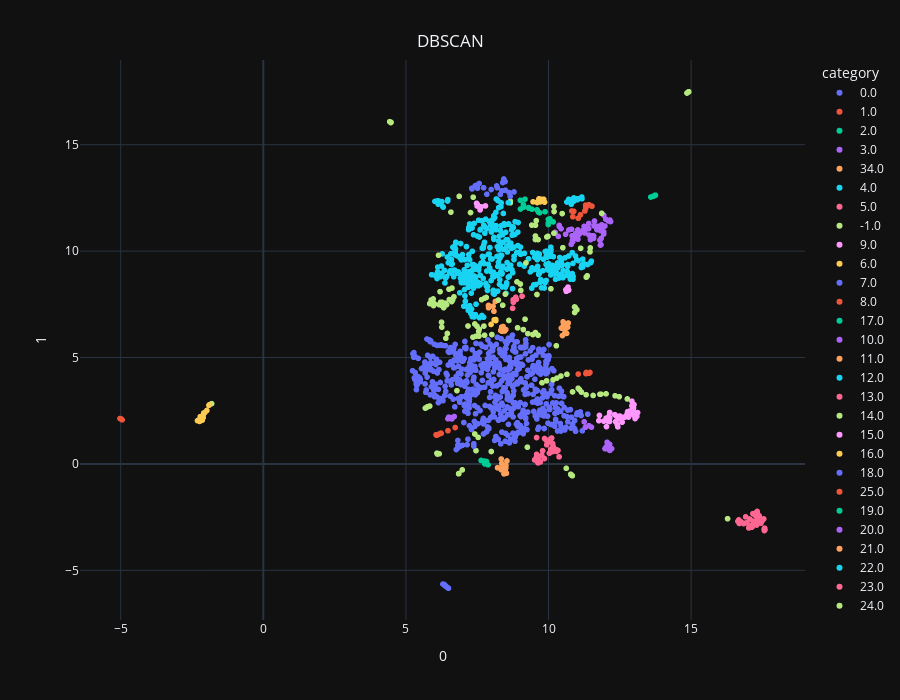

Source (notebook cell):
### Code cell
build_scatter_2d(df, projections, 'DBSCAN')

### Figure 1 — Plotly figure (JSON) as saved in the notebook; plotly's stock layout.template omitted (floating-point values rounded to 4 significant figures; data arrays with more than 128 entries replaced by an {"elided": "..."} marker saying what was removed)
{"data": [{"hovertemplate": "category=0.0<br>0=%{x}<br>1=%{y}<extra></extra>", "legendgroup": "0.0", "marker": {"color": "#636efa", "symbol": "circle"}, "mode": "markers", "name": "0.0", "showlegend": true, "type": "scattergl", "x": {"elided": "552 float values"}, "xaxis": "x", "y": {"elided": "552 float values"}, "yaxis": "y"}, {"hovertemplate": "category=1.0<br>0=%{x}<br>1=%{y}<extra></extra>", "legendgroup": "1.0", "marker": {"color": "#EF553B", "symbol": "circle"}, "mode": "markers", "name": "1.0", "showlegend": true, "type": "scattergl", "x": [11.31, 11.41, 11.35, 11.45, 11.42, 11.04, 11.32], "xaxis": "x", "y": [4.243, 4.258, 4.264, 4.298, 4.26, 4.223, 4.297], "yaxis": "y"}, {"hovertemplate": "category=2.0<br>0=%{x}<br>1=%{y}<extra></extra>", "legendgroup": "2.0", "marker": {"color": "#00cc96", "symbol": "circle"}, "mode": "markers", "name": "2.0", "showlegend": true, "type": "scattergl", "x": [7.825, 7.881, 7.745, 7.767, 7.636], "xaxis": "x", "y": [0.1133, -0.04106, 0.1359, -9.985e-05, 0.1625], "yaxis": "y"}, {"hovertemplate": "category=3.0<br>0=%{x}<br>1=%{y}<extra></extra>", "legendgroup": "3.0", "marker": {"color": "#ab63fa", "symbol": "circle"}, "mode": "markers", "name": "3.0", "showlegend": true, "type": "scattergl", "x": [10.94, 11.58, 11.52, 11.27, 11.04, 11.03, 11.6, 10.85, 10.6, 11.58, 10.37, 11.08, 11.93, 11.03, 11.27, 11.76, 11.8, 11.61, 12.15, 10.23, 12.1, 11.93, 11.01, 11.7, 10.83, 11.47, 10.95, 10.84, 11.25, 11.87, 11.84, 11.61, 11.87, 12.17, 10.9, 10.81, 11.84, 11.41, 11.42, 11.41, 10.38, 10.34, 10.84, 11.98, 11.82, 10.71, 12.01, 11.93, 10.8, 10.44, 11.72, 11.82, 11.12, 11.23], "xaxis": "x", "y": [10.64, 10.72, 10.72, 10.85, 10.87, 10.56, 11.19, 10.44, 10.79, 10.6, 11.21, 10.8, 11.69, 11.0, 10.87, 11.16, 10.52, 11.18, 11.46, 10.88, 11.42, 10.8, 10.81, 11.0, 10.72, 10.54, 10.82, 10.5, 11.16, 11.24, 10.6, 11.41, 11.12, 11.39, 10.64, 11.03, 10.3, 11.06, 10.75, 11.3, 11.16, 10.69, 10.7, 11.18, 10.28, 10.99, 11.5, 10.91, 10.32, 11.05, 11.16, 10.96, 10.87, 10.99], "yaxis": "y"}, {"hovertemplate": "category=34.0<br>0=%{x}<br>1=%{y}<extra></extra>", "legendgroup": "34.0", "marker": {"color": "#FFA15A", "symbol": "circle"}, "mode": "markers", "name": "34.0", "showlegend": true, "type": "scattergl", "x": [8.136, 8.086, 7.896, 7.898, 8.055], "xaxis": "x", "y": [7.636, 7.172, 7.448, 7.339, 7.411], "yaxis": "y"}, {"hovertemplate": "category=4.0<br>0=%{x}<br>1=%{y}<extra></extra>", "legendgroup": "4.0", "marker": {"color": "#19d3f3", "symbol": "circle"}, "mode": "markers", "name": "4.0", "showlegend": true, "type": "scattergl", "x": {"elided": "343 float values"}, "xaxis": "x", "y": {"elided": "343 float values"}, "yaxis": "y"}, {"hovertemplate": "category=5.0<br>0=%{x}<br>1=%{y}<extra></extra>", "legendgroup": "5.0", "marker": {"color": "#FF6692", "symbol": "circle"}, "mode": "markers", "name": "5.0", "showlegend": true, "type": "scattergl", "x": [17.34, 17.22, 17.02, 17.45, 16.69, 17.55, 17.32, 17.23, 17.05, 17.35, 17.07, 17.2, 17.24, 17.57, 16.67, 17.26, 17.14, 17.32, 17.17, 16.87, 16.91, 16.68, 17.56, 17.39, 16.84, 17.14, 17.32, 17.3, 16.95, 17.59, 17.26, 17.24, 16.64, 17.05, 17.58, 17.59, 17.29, 16.75, 17.5], "xaxis": "x", "y": [-2.725, -2.693, -3.008, -2.783, -2.798, -2.583, -2.594, -2.724, -2.588, -2.449, -2.612, -2.752, -2.401, -3.132, -2.629, -2.315, -2.923, -2.232, -2.336, -2.788, -2.487, -2.721, -3.063, -2.436, -2.803, -2.969, -2.304, -2.872, -2.769, -3.066, -2.399, -2.325, -2.698, -2.9, -3.018, -3.089, -2.453, -2.722, -2.666], "yaxis": "y"}, {"hovertemplate": "category=-1.0<br>0=%{x}<br>1=%{y}<extra></extra>", "legendgroup": "-1.0", "marker": {"color": "#B6E880", "symbol": "circle"}, "mode": "markers", "name": "-1.0", "showlegend": true, "type": "scattergl", "x": [9.178, 7.36, 10.5, 9.635, 9.942, 7.178, 11.45, 8.896, 9.118, 5.719, 10.16, 9.014, 6.578, 4.468, 9.596, 11.8, 9.542, 6.615, 14.88, 9.413, 11.46, 9.276, 9.259, 5.833, 11.36, 8.394, 9.543, 12.48, 6.197, 10.84, 12.76, 7.416, 10.48, 7.533, 11.32, 6.401, 6.098, 7.994, 10.79, 9.542, 11.87, 9.772, 10.91, 6.855, 10.78, 9.981, 9.541, 14.86, 9.028, 11.13, 12.02, 6.869, 10.99, 7.757, 4.478, 6.789, 10.19, 11.04, 10.62, 14.92, 10.92, 12.33, 6.105, 8.659, 8.915, 4.474, 10.19, 10.44, 9.452, 9.21, 6.259, 7.458, 8.244, 10.08, 10.84, 9.635, 7.265, 6.511, 10.93, 11.32, 8.663, 11.15, 6.452, 10.27, 6.977, 10.65, 10.82, 10.29, 16.28, 6.249, 4.432, 7.656, 11.83, 14.92, 6.144, 11.09, 10.19, 11.33, 6.859, 8.61, 5.76, 11.56, 6.167, 8.487, 9.57, 6.849, 5.682, 9.932, 7.818, -1.812, 6.089], "xaxis": "x", "y": [6.8, 12.53, 10.16, 10.54, 10.67, 6.481, 9.964, 8.556, 6.312, 2.651, 3.952, 8.453, 11.83, 16.04, 7.961, 3.273, 6.173, 8.263, 17.46, 11.22, 10.15, 6.122, 0.7863, 2.719, 8.84, 7.456, 11.22, 3.158, 8.095, -0.5542, 3.054, 1.406, 11.76, 1.247, 8.778, 5.906, 0.48, 0.5836, -0.4983, 10.71, 11.78, 3.814, 7.376, -0.4518, -0.4871, 10.69, 10.55, 17.43, 8.153, 10.14, 3.293, 12.57, 7.245, 7.787, 16.05, 3.442, 12.1, 3.554, -0.2066, 17.49, 7.116, 3.203, 0.463, 12.27, 6.397, 16.05, 10.84, 4.131, 6.079, 9.446, 6.427, 0.6251, 7.699, 8.231, 3.385, 6.048, 11.81, 8.211, 7.356, 3.25, 12.34, 3.375, 6.131, 5.552, -0.2794, 4.211, -0.5431, 4.033, -2.573, 6.661, 16.08, 7.719, 3.28, 17.49, 9.808, 3.489, 11.86, 8.782, -0.4528, 6.742, 2.69, 3.217, 0.4753, 7.978, 11.43, -0.4645, 2.622, 3.904, 7.822, 2.832, 0.5044], "yaxis": "y"}, {"hovertemplate": "category=9.0<br>0=%{x}<br>1=%{y}<extra></extra>", "legendgroup": "9.0", "marker": {"color": "#FF97FF", "symbol": "circle"}, "mode": "markers", "name": "9.0", "showlegend": true, "type": "scattergl", "x": [12.03, 12.14, 12.98, 12.66, 12.74, 12.84, 12.43, 12.02, 12.58, 12.84, 12.77, 12.92, 13.1, 12.92, 11.94, 11.77, 12.77, 13.12, 12.08, 13.04, 12.77, 12.5, 12.33, 12.35, 12.63, 12.15, 12.81, 12.89, 12.08, 12.37, 13.0, 12.41, 12.12, 11.79, 12.14, 12.47, 12.75, 12.13, 12.98, 12.93, 12.97], "xaxis": "x", "y": [1.753, 1.994, 2.63, 2.188, 2.241, 2.48, 1.741, 2.15, 1.962, 2.397, 2.453, 2.943, 2.242, 2.733, 2.01, 2.033, 2.302, 2.413, 2.014, 2.132, 2.413, 2.251, 2.312, 1.987, 2.199, 2.163, 2.203, 2.493, 2.084, 2.25, 2.787, 1.861, 2.236, 2.278, 2.417, 2.124, 2.305, 2.193, 2.297, 2.386, 2.552], "yaxis": "y"}, {"hovertemplate": "category=6.0<br>0=%{x}<br>1=%{y}<extra></extra>", "legendgroup": "6.0", "marker": {"color": "#FECB52", "symbol": "circle"}, "mode": "markers", "name": "6.0", "showlegend": true, "type": "scattergl", "x": [-1.98, -2.307, -2.142, -2.109, -2.139, -2.216, -2.208, -2.111, -1.906, -2.213, -2.235, -2.048, -1.892, -2.156, -2.2, -2.091], "xaxis": "x", "y": [2.512, 2.033, 2.247, 2.297, 2.06, 2.178, 2.195, 2.174, 2.756, 2.218, 1.998, 2.416, 2.778, 2.168, 2.184, 2.389], "yaxis": "y"}, {"hovertemplate": "category=7.0<br>0=%{x}<br>1=%{y}<extra></extra>", "legendgroup": "7.0", "marker": {"color": "#636efa", "symbol": "circle"}, "mode": "markers", "name": "7.0", "showlegend": true, "type": "scattergl", "x": [8.365, 7.509, 7.99, 8.433, 7.473, 8.619, 8.312, 8.79, 8.393, 8.431, 8.183, 7.317, 7.839, 8.203, 8.449, 7.431, 7.725, 8.476, 7.497, 7.569, 8.489, 8.656, 7.454, 7.31], "xaxis": "x", "y": [12.84, 12.96, 12.89, 13.39, 13.09, 12.75, 12.67, 12.78, 13.22, 13.3, 13.06, 12.92, 12.67, 12.98, 13.27, 13.07, 12.98, 13.27, 13.01, 13.18, 12.86, 12.57, 13.05, 12.96], "yaxis": "y"}, {"hovertemplate": "category=8.0<br>0=%{x}<br>1=%{y}<extra></extra>", "legendgroup": "8.0", "marker": {"color": "#EF553B", "symbol": "circle"}, "mode": "markers", "name": "8.0", "showlegend": true, "type": "scattergl", "x": [6.475, 6.081, 6.145, 6.057, 6.727, 6.074, 6.224, 6.235, 6.225], "xaxis": "x", "y": [1.562, 1.349, 1.392, 1.369, 1.71, 1.353, 1.434, 1.436, 1.449], "yaxis": "y"}, {"hovertemplate": "category=17.0<br>0=%{x}<br>1=%{y}<extra></extra>", "legendgroup": "17.0", "marker": {"color": "#00cc96", "symbol": "circle"}, "mode": "markers", "name": "17.0", "showlegend": true, "type": "scattergl", "x": [9.174, 9.31, 9.125, 9.879, 9.685, 9.416, 9.013, 9.644, 9.017, 9.303, 9.123, 9.598], "xaxis": "x", "y": [12.44, 12.02, 12.06, 11.85, 11.8, 11.97, 12.39, 11.84, 11.98, 12.05, 12.18, 11.94], "yaxis": "y"}, {"hovertemplate": "category=10.0<br>0=%{x}<br>1=%{y}<extra></extra>", "legendgroup": "10.0", "marker": {"color": "#ab63fa", "symbol": "circle"}, "mode": "markers", "name": "10.0", "showlegend": true, "type": "scattergl", "x": [12.11, 12.14, 12.11, 12.13, 12.21, 11.98, 12.06, 12.13, 12.15, 12.02], "xaxis": "x", "y": [0.6871, 0.9207, 0.7119, 0.9261, 0.7173, 0.7171, 1.017, 0.8359, 0.6373, 0.7964], "yaxis": "y"}, {"hovertemplate": "category=11.0<br>0=%{x}<br>1=%{y}<extra></extra>", "legendgroup": "11.0", "marker": {"color": "#FFA15A", "symbol": "circle"}, "mode": "markers", "name": "11.0", "showlegend": true, "type": "scattergl", "x": [8.381, 8.456, 8.504, 8.523, 8.343, 8.36, 8.543, 8.508, 8.44, 8.429, 8.346, 8.477, 8.213], "xaxis": "x", "y": [-0.1657, -0.4242, -0.1942, -0.4377, 0.2307, 0.01664, 0.1402, -0.08553, -0.4675, -0.1359, -0.275, -0.3343, -0.179], "yaxis": "y"}, {"hovertemplate": "category=12.0<br>0=%{x}<br>1=%{y}<extra></extra>", "legendgroup": "12.0", "marker": {"color": "#19d3f3", "symbol": "circle"}, "mode": "markers", "name": "12.0", "showlegend": true, "type": "scattergl", "x": [6.309, 6.174, 6.291, 6.119, 6.259, 6.46, 6.472, 6.018, 6.14, 6.133, 6.065], "xaxis": "x", "y": [12.07, 12.34, 12.09, 12.37, 12.33, 12.35, 12.42, 12.34, 12.22, 12.21, 12.34], "yaxis": "y"}, {"hovertemplate": "category=13.0<br>0=%{x}<br>1=%{y}<extra></extra>", "legendgroup": "13.0", "marker": {"color": "#FF6692", "symbol": "circle"}, "mode": "markers", "name": "13.0", "showlegend": true, "type": "scattergl", "x": [9.938, 10.33, 9.583, 9.637, 10.03, 10.16, 9.765, 9.56, 9.858, 10.08, 9.919, 9.582, 9.641, 10.15, 9.995, 10.22, 10.07, 10.37, 9.513, 10.08, 9.793, 10.15, 9.645, 9.631, 9.862, 10.11, 9.715, 10.28, 10.27], "xaxis": "x", "y": [0.8999, 0.6346, 0.4504, 0.05082, 0.5064, 0.8258, 0.3967, 0.2691, 0.2515, 0.6838, 1.12, 1.238, 0.145, 0.9528, 1.03, 0.6235, 1.164, 0.3344, 0.1874, 1.162, 0.6165, 0.5823, 0.2268, 0.05646, 1.193, 1.216, 0.09343, 0.5863, 0.6735], "yaxis": "y"}, {"hovertemplate": "category=14.0<br>0=%{x}<br>1=%{y}<extra></extra>", "legendgroup": "14.0", "marker": {"color": "#B6E880", "symbol": "circle"}, "mode": "markers", "name": "14.0", "showlegend": true, "type": "scattergl", "x": [7.492, 7.562, 7.351, 7.57, 7.758, 7.551, 7.735, 8.015, 7.449, 7.416, 7.552], "xaxis": "x", "y": [6.471, 6.005, 5.957, 6.328, 6.049, 6.228, 6.477, 6.078, 5.996, 6.576, 6.014], "yaxis": "y"}, {"hovertemplate": "category=15.0<br>0=%{x}<br>1=%{y}<extra></extra>", "legendgroup": "15.0", "marker": {"color": "#FF97FF", "symbol": "circle"}, "mode": "markers", "name": "15.0", "showlegend": true, "type": "scattergl", "x": [10.62, 10.61, 10.62, 10.68, 10.71], "xaxis": "x", "y": [8.11, 8.188, 8.17, 8.309, 8.169], "yaxis": "y"}, {"hovertemplate": "category=16.0<br>0=%{x}<br>1=%{y}<extra></extra>", "legendgroup": "16.0", "marker": {"color": "#FECB52", "symbol": "circle"}, "mode": "markers", "name": "16.0", "showlegend": true, "type": "scattergl", "x": [9.636, 9.741, 9.708, 9.606, 9.862, 9.458, 9.831, 9.665], "xaxis": "x", "y": [12.34, 12.44, 12.31, 12.28, 12.3, 12.32, 12.43, 12.46], "yaxis": "y"}, {"hovertemplate": "category=18.0<br>0=%{x}<br>1=%{y}<extra></extra>", "legendgroup": "18.0", "marker": {"color": "#636efa", "symbol": "circle"}, "mode": "markers", "name": "18.0", "showlegend": true, "type": "scattergl", "x": [6.415, 6.458, 6.376, 6.492, 6.342, 6.297, 6.352, 6.393], "xaxis": "x", "y": [-5.762, -5.808, -5.718, -5.842, -5.663, -5.647, -5.698, -5.744], "yaxis": "y"}, {"hovertemplate": "category=25.0<br>0=%{x}<br>1=%{y}<extra></extra>", "legendgroup": "25.0", "marker": {"color": "#EF553B", "symbol": "circle"}, "mode": "markers", "name": "25.0", "showlegend": true, "type": "scattergl", "x": [10.89, 10.82, 11.3, 11.28, 11.04, 11.52, 10.85, 11.42, 11.52, 11.34, 11.31, 11.12], "xaxis": "x", "y": [11.87, 11.88, 12.16, 11.89, 11.55, 12.11, 11.62, 12.18, 12.11, 12.12, 12.02, 11.71], "yaxis": "y"}, {"hovertemplate": "category=19.0<br>0=%{x}<br>1=%{y}<extra></extra>", "legendgroup": "19.0", "marker": {"color": "#00cc96", "symbol": "circle"}, "mode": "markers", "name": "19.0", "showlegend": true, "type": "scattergl", "x": [9.991, 9.998, 10.16, 10.05, 9.995], "xaxis": "x", "y": [11.25, 11.33, 11.37, 11.51, 11.49], "yaxis": "y"}, {"hovertemplate": "category=20.0<br>0=%{x}<br>1=%{y}<extra></extra>", "legendgroup": "20.0", "marker": {"color": "#ab63fa", "symbol": "circle"}, "mode": "markers", "name": "20.0", "showlegend": true, "type": "scattergl", "x": [6.692, 6.473, 6.503, 6.641, 6.609], "xaxis": "x", "y": [2.226, 2.123, 2.199, 2.182, 2.116], "yaxis": "y"}, {"hovertemplate": "category=21.0<br>0=%{x}<br>1=%{y}<extra></extra>", "legendgroup": "21.0", "marker": {"color": "#FFA15A", "symbol": "circle"}, "mode": "markers", "name": "21.0", "showlegend": true, "type": "scattergl", "x": [10.51, 10.64, 10.57, 10.45, 10.49, 10.6, 10.5, 10.59, 10.52, 10.69, 10.67, 10.48], "xaxis": "x", "y": [6.675, 6.134, 6.128, 6.384, 6.033, 6.177, 6.368, 6.421, 6.499, 6.622, 6.421, 6.377], "yaxis": "y"}, {"hovertemplate": "category=22.0<br>0=%{x}<br>1=%{y}<extra></extra>", "legendgroup": "22.0", "marker": {"color": "#19d3f3", "symbol": "circle"}, "mode": "markers", "name": "22.0", "showlegend": true, "type": "scattergl", "x": [10.89, 11.17, 11.01, 10.89, 10.83, 10.64, 10.8, 11.03, 10.71, 11.17, 11.01], "xaxis": "x", "y": [12.35, 12.46, 12.41, 12.5, 12.4, 12.31, 12.2, 12.47, 12.44, 12.54, 12.46], "yaxis": "y"}, {"hovertemplate": "category=23.0<br>0=%{x}<br>1=%{y}<extra></extra>", "legendgroup": "23.0", "marker": {"color": "#FF6692", "symbol": "circle"}, "mode": "markers", "name": "23.0", "showlegend": true, "type": "scattergl", "x": [8.851, 8.742, 8.767, 8.871, 8.76, 9.073], "xaxis": "x", "y": [7.828, 7.313, 7.596, 7.73, 7.71, 7.883], "yaxis": "y"}, {"hovertemplate": "category=24.0<br>0=%{x}<br>1=%{y}<extra></extra>", "legendgroup": "24.0", "marker": {"color": "#B6E880", "symbol": "circle"}, "mode": "markers", "name": "24.0", "showlegend": true, "type": "scattergl", "x": [6.636, 5.957, 6.0, 6.265, 6.605, 6.425, 6.258, 6.168, 6.523, 5.883, 5.968, 6.325, 5.922, 5.966, 5.93, 5.834, 6.685, 6.215, 6.374], "xaxis": "x", "y": [7.7, 7.754, 7.521, 7.599, 7.628, 7.48, 7.441, 7.482, 7.724, 7.703, 7.441, 7.342, 7.513, 7.559, 7.7, 7.531, 7.851, 7.598, 7.556], "yaxis": "y"}, {"hovertemplate": "category=29.0<br>0=%{x}<br>1=%{y}<extra></extra>", "legendgroup": "29.0", "marker": {"color": "#FF97FF", "symbol": "circle"}, "mode": "markers", "name": "29.0", "showlegend": true, "type": "scattergl", "x": [7.788, 7.496, 7.602, 7.477, 7.632, 7.499], "xaxis": "x", "y": [12.12, 12.12, 11.94, 12.24, 12.09, 12.21], "yaxis": "y"}, {"hovertemplate": "category=31.0<br>0=%{x}<br>1=%{y}<extra></extra>", "legendgroup": "31.0", "marker": {"color": "#FECB52", "symbol": "circle"}, "mode": "markers", "name": "31.0", "showlegend": true, "type": "scattergl", "x": [8.152, 8.15, 7.985, 8.094], "xaxis": "x", "y": [6.735, 6.784, 6.555, 6.771], "yaxis": "y"}, {"hovertemplate": "category=26.0<br>0=%{x}<br>1=%{y}<extra></extra>", "legendgroup": "26.0", "marker": {"color": "#636efa", "symbol": "circle"}, "mode": "markers", "name": "26.0", "showlegend": true, "type": "scattergl", "x": [6.822, 6.824, 6.982, 7.145, 7.175, 6.9, 6.885, 7.381, 6.767, 6.818, 7.383], "xaxis": "x", "y": [1.101, 0.8853, 0.8733, 0.9031, 1.162, 0.8276, 0.8567, 0.9477, 0.6745, 0.7493, 0.8363], "yaxis": "y"}, {"hovertemplate": "category=27.0<br>0=%{x}<br>1=%{y}<extra></extra>", "legendgroup": "27.0", "marker": {"color": "#EF553B", "symbol": "circle"}, "mode": "markers", "name": "27.0", "showlegend": true, "type": "scattergl", "x": [-4.982, -4.951, -5.025, -4.988, -4.98], "xaxis": "x", "y": [2.106, 2.072, 2.133, 2.109, 2.107], "yaxis": "y"}, {"hovertemplate": "category=28.0<br>0=%{x}<br>1=%{y}<extra></extra>", "legendgroup": "28.0", "marker": {"color": "#00cc96", "symbol": "circle"}, "mode": "markers", "name": "28.0", "showlegend": true, "type": "scattergl", "x": [13.71, 13.59, 13.75, 13.74, 13.68], "xaxis": "x", "y": [12.61, 12.54, 12.62, 12.63, 12.58], "yaxis": "y"}, {"hovertemplate": "category=33.0<br>0=%{x}<br>1=%{y}<extra></extra>", "legendgroup": "33.0", "marker": {"color": "#ab63fa", "symbol": "circle"}, "mode": "markers", "name": "33.0", "showlegend": true, "type": "scattergl", "x": [11.51, 11.42, 11.3, 11.25], "xaxis": "x", "y": [1.728, 1.797, 1.726, 1.979], "yaxis": "y"}, {"hovertemplate": "category=30.0<br>0=%{x}<br>1=%{y}<extra></extra>", "legendgroup": "30.0", "marker": {"color": "#FFA15A", "symbol": "circle"}, "mode": "markers", "name": "30.0", "showlegend": true, "type": "scattergl", "x": [8.461, 8.325, 8.357, 8.371, 8.503, 8.407], "xaxis": "x", "y": [6.247, 6.271, 6.428, 6.232, 6.313, 6.456], "yaxis": "y"}, {"hovertemplate": "category=32.0<br>0=%{x}<br>1=%{y}<extra></extra>", "legendgroup": "32.0", "marker": {"color": "#19d3f3", "symbol": "circle"}, "mode": "markers", "name": "32.0", "showlegend": true, "type": "scattergl", "x": [8.331, 8.591, 8.342, 8.225, 8.169], "xaxis": "x", "y": [12.09, 12.28, 12.27, 12.37, 12.45], "yaxis": "y"}], "layout": {"height": 700, "legend": {"title": {"text": "category"}, "tracegroupgap": 0}, "margin": {"t": 60}, "showlegend": true, "title": {"text": "DBSCAN", "x": 0.5, "y": 0.95}, "xaxis": {"anchor": "y", "domain": [0, 1], "title": {"text": "0"}}, "yaxis": {"anchor": "x", "domain": [0, 1], "title": {"text": "1"}}}}
